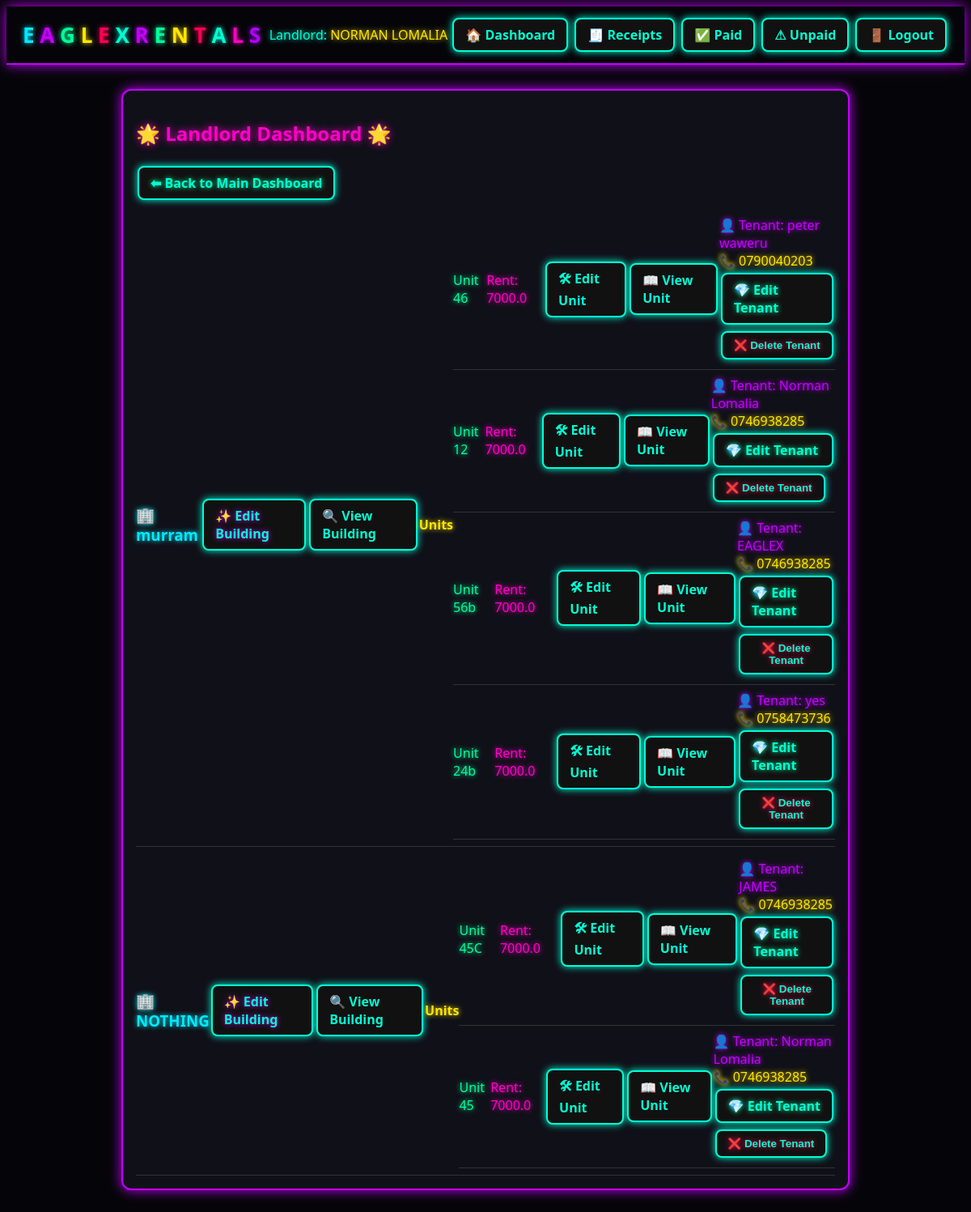
/landlord/dashboard (signed in), run on the app's committed database.
### app.py (models this page shows, shortened)
class Landlord(UserMixin, db.Model):
    id = db.Column(db.Integer, primary_key=True)
    first_name = db.Column(db.String(80), nullable=False)
    last_name = db.Column(db.String(80), nullable=False)
    email = db.Column(db.String(120), unique=True, nullable=False)
    phone = db.Column(db.String(50))
    password_hash = db.Column(db.String(200), nullable=False)
    buildings = db.relationship('Building', backref='landlord', cascade='all, delete-orphan')
    @property
    def full_name(self):
        return f"{self.first_name} {self.last_name}"

class Building(db.Model):
    id = db.Column(db.Integer, primary_key=True)
    name = db.Column(db.String(150), nullable=False)
    landlord_id = db.Column(db.Integer, db.ForeignKey('landlord.id'), nullable=False)
    units = db.relationship('Unit', backref='building', cascade='all, delete-orphan')

class Unit(db.Model):
    id = db.Column(db.Integer, primary_key=True)
    number = db.Column(db.String(50), nullable=False)
    rent_amount = db.Column(db.Float, default=0.0)
    building_id = db.Column(db.Integer, db.ForeignKey('building.id'), nullable=False)
    tenant = db.relationship('Tenant', uselist=False, backref='unit')

class Tenant(db.Model):
    id = db.Column(db.Integer, primary_key=True)
    name = db.Column(db.String(150), nullable=False)
    phone = db.Column(db.String(50))
    id_number = db.Column(db.String(100))
    email = db.Column(db.String(120))
    amount_paid = db.Column(db.Float, default=0.0)
    paid = db.Column(db.Boolean, default=False)
    receipt_created_at = db.Column(db.DateTime, default=datetime.utcnow)
    unit_id = db.Column(db.Integer, db.ForeignKey('unit.id'))
    created_at = db.Column(db.DateTime, default=datetime.utcnow)

### app.py (the view)
@app.route('/landlord/dashboard')
@login_required
def landlord_dashboard():
    buildings = Building.query.filter_by(landlord_id=current_user.id).all()
    return render_template('landlord_dashboard.html', buildings=buildings)

### app.py (called while the page is built)
@login_manager.user_loader
def load_user(user_id):
    return Landlord.query.get(int(user_id))

### templates/landlord_dashboard.html
{% extends "base.html" %}
{% block content %}
<div class="card">
  <h2 class="neon-heading-pink">🌟 Landlord Dashboard 🌟</h2>
  <a class="btn neon-green" href="{{ url_for('dashboard') }}">⬅ Back to Main Dashboard</a>
  {% for building in buildings %}
    <div class="receipt-item">
      <h3 class="neon-blue">🏢 {{ building.name }}</h3>
      <a class="btn neon-purple" href="{{ url_for('edit_building', bid=building.id) }}">✨ Edit Building</a>
      <a class="btn neon-cyan" href="{{ url_for('building_detail', bid=building.id) }}">🔍 View Building</a>
      <h4 class="neon-yellow">Units</h4>
      <ul class="receipt-list">
      {% for unit in building.units %}
        <li class="receipt-item">
          <span class="neon-green">Unit {{ unit.number }}</span>
          <span class="neon-pink">Rent: {{ unit.rent_amount }}</span>
          <a class="btn neon-orange" href="{{ url_for('edit_unit', uid=unit.id) }}">🛠 Edit Unit</a>
          <a class="btn neon-cyan" href="{{ url_for('unit_detail', uid=unit.id) }}">📖 View Unit</a>
          {% if unit.tenant %}
            <div class="receipt-info">
              <span class="neon-purple">👤 Tenant: {{ unit.tenant.name }}</span>
              <span class="neon-yellow">📞 {{ unit.tenant.phone }}</span>
              <a class="btn neon-green" href="{{ url_for('edit_tenant', tid=unit.tenant.id) }}">💎 Edit Tenant</a>
              <form method="POST" action="{{ url_for('delete_tenant', tid=unit.tenant.id) }}" style="display:inline;">
                <button class="btn neon-red" type="submit">❌ Delete Tenant</button>
              </form>
            </div>
          {% else %}
            <em class="neon-pink">✨ No tenant assigned ✨</em>
          {% endif %}
        </li>
      {% endfor %}
      </ul>
    </div>
  {% endfor %}
</div>
{% endblock %}

### templates/base.html (shortened to what this page needs)
<!doctype html>
<html lang="en">
<head>
  <link rel="stylesheet" href="{{ url_for('static', filename='css/neon.css') }}">
</head>
<body class="theme-dark">
  <header>
    <div class="header-title">
      <span class="logo-text">
        <span class="neon-blue">E</span>
        <span class="neon-purple">A</span>
        <span class="neon-green">G</span>
        <span class="neon-yellow">L</span>
        <span class="neon-red">E</span>
        <span class="neon-aqua">X</span>
        <span class="neon-purple">R</span>
        <span class="neon-green">E</span>
        <span class="neon-yellow">N</span>
        <span class="neon-red">T</span>
        <span class="neon-aqua">A</span>
        <span class="neon-pink">L</span>
        <span class="neon-violet">S</span>
      </span>
    </div>
    <div class="header-actions">
      {% if current_user.is_authenticated %}
        <span class="neon-aqua">
          Landlord:
          <span class="neon-yellow">{{ current_user.full_name }}</span>
        </span>
        <a class="btn" href="{{ url_for('dashboard') }}">🏠 Dashboard</a>
        <a class="btn" href="{{ url_for('receipts') }}">🧾 Receipts</a>
        <a class="btn" href="{{ url_for('paid_tenants') }}">✅ Paid</a>
        <a class="btn" href="{{ url_for('unpaid_tenants') }}">⚠ Unpaid</a>
        <a class="btn" href="{{ url_for('logout') }}">🚪 Logout</a>
      {% endif %}
    </div>
  </header>
  <main class="container">
    {% block content %}{% endblock %}
  </main>
</body>
</html>

### static/css/neon.css (style rules this page uses)
:root { --neon-blue: #00eaff; --neon-purple: #c400ff; --neon-pink: #ff00c8; --neon-aqua: #00ffd5; --neon-violet: #b300ff; --neon-green: #00ff9d; --neon-yellow: #ffe600; --neon-red: #ff0055; }
body.theme-dark { background: #050509; color: var(--neon-blue); font-family: 'Segoe UI', sans-serif; }
.container { max-width: 900px; margin: 20px auto; padding: 10px; }
header { display: flex; justify-content: space-between; align-items: center; padding: 10px 20px; border-bottom: 2px solid var(--neon-purple); box-shadow: 0 0 15px var(--neon-purple); }
.logo-text { font-size: 26px; font-weight: 900; }
.neon-blue { color: var(--neon-blue); text-shadow: 0 0 6px var(--neon-blue); }
.neon-purple { color: var(--neon-purple); text-shadow: 0 0 6px var(--neon-purple); }
.neon-pink { color: var(--neon-pink); text-shadow: 0 0 6px var(--neon-pink); }
.neon-aqua { color: var(--neon-aqua); text-shadow: 0 0 6px var(--neon-aqua); }
.neon-violet { color: var(--neon-violet); text-shadow: 0 0 6px var(--neon-violet); }
.neon-green { color: var(--neon-green); text-shadow: 0 0 6px var(--neon-green); }
.neon-yellow { color: var(--neon-yellow); text-shadow: 0 0 6px var(--neon-yellow); }
.neon-red { color: var(--neon-red); text-shadow: 0 0 6px var(--neon-red); }
h1, h2, h3, h4 { font-weight: 800; }
.neon-heading-pink { color: var(--neon-pink); text-shadow: 0 0 10px var(--neon-pink); }
.btn { padding: 8px 14px; border-radius: 8px; border: 2px solid var(--neon-aqua); background: #111; color: var(--neon-aqua); font-weight: 700; cursor: pointer; text-decoration: none; display: inline-block; margin: 4px 2px; box-shadow: 0 0 10px var(--neon-aqua); transition: 0.2s; }
.card { background: #101018; border: 2px solid var(--neon-purple); box-shadow: 0 0 15px var(--neon-purple); padding: 16px; border-radius: 12px; margin-bottom: 20px; }
.receipt-list { list-style: none; padding: 0; margin: 0; }
.receipt-item { display: flex; justify-content: space-between; align-items: center; padding: 8px 0; border-bottom: 1px solid #333; }
.receipt-info { display: flex; flex-direction: column; }

### data on the page
Landlord: full_name "NORMAN LOMALIA"
Building: name "murram"
Unit: number "46", rent_amount "7000.0", tenant.name "peter waweru", tenant.phone "0790040203"
Unit: number "12", rent_amount "7000.0", tenant.name "Norman Lomalia", tenant.phone "0746938285"
Unit: number "56b", rent_amount "7000.0", tenant.name "EAGLEX", tenant.phone "0746938285"
Unit: number "24b", rent_amount "7000.0", tenant.name "yes", tenant.phone "0758473736"
Building: name "NOTHING"
Unit: number "45C", rent_amount "7000.0", tenant.name "JAMES", tenant.phone "0746938285"
Unit: number "45", rent_amount "7000.0", tenant.name "Norman Lomalia", tenant.phone "0746938285"
